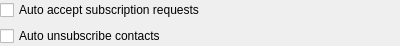
<ui version="4.0" >
 <class>SubscriptionOptionsClass</class>
 <widget class="QWidget" name="SubscriptionOptionsClass" >
  <property name="geometry" >
   <rect>
    <x>0</x>
    <y>0</y>
    <width>400</width>
    <height>44</height>
   </rect>
  </property>
  <property name="windowTitle" >
   <string>SubscriptionOptions</string>
  </property>
  <layout class="QVBoxLayout" name="verticalLayout" >
   <property name="margin" >
    <number>0</number>
   </property>
   <item>
    <widget class="QCheckBox" name="chbAutoSubscribe" >
     <property name="text" >
      <string>Auto accept subscription requests</string>
     </property>
    </widget>
   </item>
   <item>
    <widget class="QCheckBox" name="chbAutoUnsubscribe" >
     <property name="text" >
      <string>Auto unsubscribe contacts</string>
     </property>
    </widget>
   </item>
  </layout>
 </widget>
 <layoutdefault spacing="6" margin="11" />
 <resources/>
 <connections/>
</ui>
